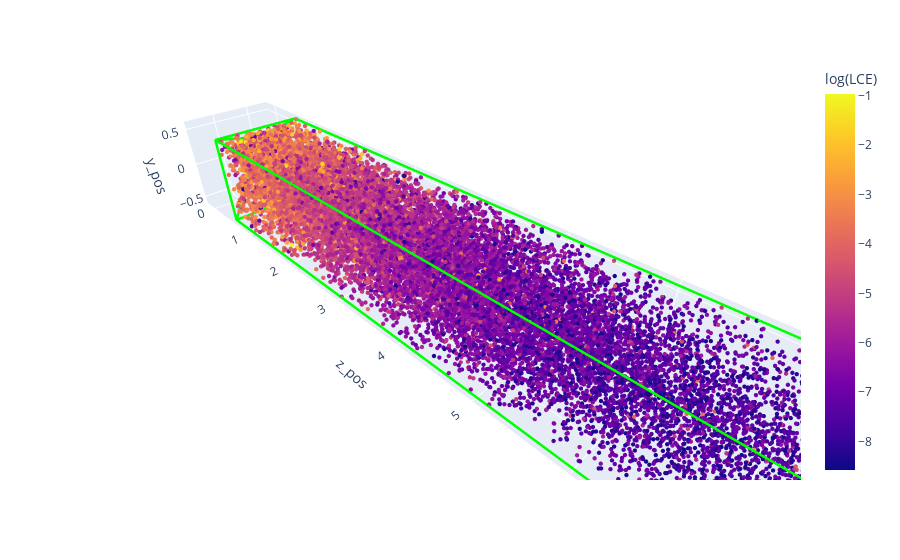

Notebook code for this chart:
### Markdown cell above
## Final geometry

### Code cell
## side trap with 45 degree end and holes filled with scintillator material and not filled
## 

Angles_s = 1
fileName_s = ['LXe_holes_filled_nt__.csv',]
dfs_s = []
numpydf_s = []
position_s = []
distance_s = []
for i in range(Angles_s):

    dfs_s.append(pd.read_csv(fileName_s[i], sep=',',header=None, skiprows=range(0,10),
                           names=('Energy Deposited', 'SiPM Hits', 'Photons',
                                 'x_pos','y_pos','z_pos')))  
    dfs_s[i]['LCE']=dfs_s[i]['SiPM Hits']/dfs_s[i]['Photons']
    dfs_s[i]['log(LCE)']=log(dfs_s[i]['SiPM Hits']/dfs_s[i]['Photons'])
    numpydf_s.append(dfs_s[i].to_numpy())
    position_s.append(numpydf_s[i][:,3:6])
    position_s[i][:,2]=position_s[i][:,2]-min(position_s[i][:,2])
    position_s[i]= position_s[i]/25.4
    distance_s.append(sqrt(sum(position_s[i]**2,axis=1)))
    dfs_s[i]['z_pos'] = position_s[i][:,2].tolist()
    dfs_s[i]['y_pos'] = position_s[i][:,1].tolist()
    dfs_s[i]['x_pos'] = position_s[i][:,0].tolist()
    dfs_s[i]['Distance'] = distance_s[i].tolist()
dfs_s[0].to_csv('LXePanda.csv', na_rep='(missing)')



### Set various thresholds
LCE_threshold = 0.0
energy_deposit_threshold = 0.45 #MeV
photon_threshold = 0
SiPM_hit_threshold = 0
distance_threshold_min =  0 #inch
distance_threshold_max = 8.1
for i in range(len(dfs_s)): 
    dfs_s[i] = dfs_s[i][dfs_s[i]['Energy Deposited']>=energy_deposit_threshold]
    dfs_s[i] = dfs_s[i][dfs_s[i]['Photons']>=photon_threshold]
    dfs_s[i] = dfs_s[i][dfs_s[i]['LCE']>=LCE_threshold]
    dfs_s[i] = dfs_s[i][dfs_s[i]['SiPM Hits']>=SiPM_hit_threshold]
    dfs_s[i] = dfs_s[i][dfs_s[i]['Distance']>=distance_threshold_min]
    dfs_s[i] = dfs_s[i][dfs_s[i]['Distance']<=distance_threshold_max]
dfs_s[0].to_csv('LXePandafiltered.csv', na_rep='(missing)')     
numpydf_s_filtered = dfs_s[0].to_numpy()

### Set bins for distance LCE histograms
bins =15

distance_idx = 0 ## full data
# distance_idx = int(bins/2) ## halfway  
mins = np.zeros((Angles_s))
maxs = np.zeros((Angles_s))
for i in range(Angles_s):
    mins[i]= np.min(distance_s[i])
    maxs[i]= np.max(distance_s[i])
xmin = np.min(mins) 
xmax = np.min(maxs)
be = np.linspace(xmin,xmax,bins+1)
bc_s = be[:-1] + np.diff(be) / 2.
average_s = np.zeros((Angles_s,bins))
for j in range(Angles_s):
    for i in range(bins):
        df = dfs_s[j]
        df = df[df['Distance']>=be[i]]
        df = df[df['Distance']<be[i+1]]
        average_s[j,i] = df['LCE'].mean()       

plt.figure(figsize=(16,10))
for i in range(Angles_s):
    plot(bc_s[distance_idx:],average_s[i][distance_idx:],label=fileName_s[i])
legend()
plt.title('LCE vs distance SiPM hit threshold = {}\nEnergy Threshold = {} MeV'.format(SiPM_hit_threshold,energy_deposit_threshold))
plt.ylabel('LCE')
plt.xlabel('distance from SiPM (inch)')
show()
print('engery threshold = {} MeV'.format(energy_deposit_threshold))


# Polyhedron of detector.  
# verticies for trace of detector
xv = np.array([-7,-7,-7,-7,-7,-7,-7,-7,
               7,7,-7,-7,22,22,-7,22,
               22,-7,22,22,-7,22,22,-7,
               22,7,7,22,22])/25.4
yv = np.array([7,14.5,14.5,0.5,-14.5,-14.5,-7,7,
               7,-7,-7,-14.5,-14.5,-14.5,-14.5,-14.5,
               0.5,0.5,0.5,14.5,14.5,14.5,14.5,14.5,
               14.5,7,-7,-14.5,14.5])/25.4
zv = np.array([0,15,203.2,203.2,188.2,15,0,0,
               0,0,0,15,15,188.2,188.2,188.2,
              203.2,203.2,203.2,203.2,203.2,203.2,15,15,
              15,0,0,15,15])/25.4

### 3D plot
import plotly.express as px
import plotly.graph_objs as go

fig = px.scatter_3d(dfs_s[0], x ='x_pos', y ='z_pos', z ='y_pos', color='log(LCE)')
fig.update_scenes(aspectmode='data')
fig.update_traces(opacity=1, selector=dict(type='scatter3d'))
fig.update_traces(marker_size=1.5, selector=dict(type='scatter3d'))
fig.update_traces(marker_colorscale='Hot', selector=dict(type='scatter3d'))
fig.add_traces(go.Scatter3d(
                    x = xv.tolist(),
                    y = zv.tolist(),
                    z = yv.tolist(),
                    mode = 'lines',
                    showlegend=False,
                    line_width=5,   # edge thickness of polyhedron
                    line={'color': 'rgb(0.0, 255.0, 1.0)'},  #polyhedron edge color
    
))
fig.show()

### Figure 1 — Plotly figure (JSON) as saved in the notebook; plotly's stock layout.template omitted (floating-point values rounded to 4 significant figures; data arrays with more than 128 entries replaced by an {"elided": "..."} marker saying what was removed)
{"data": [{"hovertemplate": "x_pos=%{x}<br>z_pos=%{y}<br>y_pos=%{z}<br>log(LCE)=%{marker.color}<extra></extra>", "legendgroup": "", "marker": {"color": {"elided": "18723 float values"}, "coloraxis": "coloraxis", "colorscale": [[0, "rgb(0,0,0)"], [0.3333, "rgb(230,0,0)"], [0.6667, "rgb(255,210,0)"], [1, "rgb(255,255,255)"]], "size": 1.5, "symbol": "circle"}, "mode": "markers", "name": "", "opacity": 1, "scene": "scene", "showlegend": false, "type": "scatter3d", "x": {"elided": "18723 float values"}, "y": {"elided": "18723 float values"}, "z": {"elided": "18723 float values"}}, {"line": {"color": "rgb(0.0, 255.0, 1.0)", "width": 5}, "mode": "lines", "showlegend": false, "type": "scatter3d", "x": [-0.2756, -0.2756, -0.2756, -0.2756, -0.2756, -0.2756, -0.2756, -0.2756, 0.2756, 0.2756, -0.2756, -0.2756, 0.8661, 0.8661, -0.2756, 0.8661, 0.8661, -0.2756, 0.8661, 0.8661, -0.2756, 0.8661, 0.8661, -0.2756, 0.8661, 0.2756, 0.2756, 0.8661, 0.8661], "y": [0, 0.5906, 8, 8, 7.409, 0.5906, 0, 0, 0, 0, 0, 0.5906, 0.5906, 7.409, 7.409, 7.409, 8, 8, 8, 8, 8, 8, 0.5906, 0.5906, 0.5906, 0, 0, 0.5906, 0.5906], "z": [0.2756, 0.5709, 0.5709, 0.01969, -0.5709, -0.5709, -0.2756, 0.2756, 0.2756, -0.2756, -0.2756, -0.5709, -0.5709, -0.5709, -0.5709, -0.5709, 0.01969, 0.01969, 0.01969, 0.5709, 0.5709, 0.5709, 0.5709, 0.5709, 0.5709, 0.2756, -0.2756, -0.5709, 0.5709]}], "layout": {"coloraxis": {"colorbar": {"title": {"text": "log(LCE)"}}, "colorscale": [[0, "#0d0887"], [0.1111, "#46039f"], [0.2222, "#7201a8"], [0.3333, "#9c179e"], [0.4444, "#bd3786"], [0.5556, "#d8576b"], [0.6667, "#ed7953"], [0.7778, "#fb9f3a"], [0.8889, "#fdca26"], [1, "#f0f921"]]}, "legend": {"tracegroupgap": 0}, "margin": {"t": 60}, "scene": {"aspectmode": "data", "domain": {"x": [0, 1], "y": [0, 1]}, "xaxis": {"title": {"text": "x_pos"}}, "yaxis": {"title": {"text": "z_pos"}}, "zaxis": {"title": {"text": "y_pos"}}}}}
